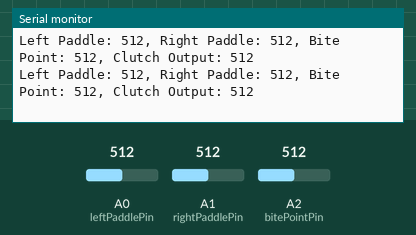
Bench run of a sketch on a simulated Arduino Leonardo, built with avr-gcc and run on an emulated ATmega32U4. On the bench: the last lines printed to the serial monitor. The inputs (shaded band) are chosen by the test bench; at power-on: A1 (rightPaddlePin) = 512, A0 (leftPaddlePin) = 512, A2 (bitePointPin) = 512. USB keyboard and mouse output is not drawn.

Above: at 1.2 s.
1.3 s: A1 (rightPaddlePin) set to 104
At 2.1 s:
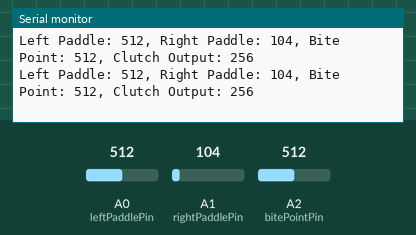
2.8 s: A1 (rightPaddlePin) set to 94
At 3.7 s:
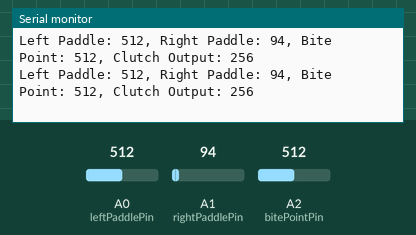
Timing chart, 0 to 5.8 s (numbered marks = the images above; inputs shaded):
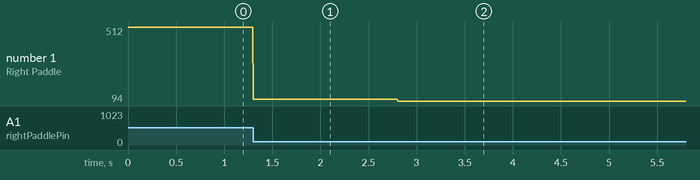

Measured:
- after the input at 1.3 s, the serial monitor: prints a new line at once (image 1)
- after the input at 2.8 s, the serial monitor: prints a new line at once (image 2)
- plotted number 1: 512 → 104 after the input at 1.3 s, 104 → 94 after the input at 2.8 s

The sketch:

PaddleClutchPot.ino
```cpp
#include <Joystick.h>
Joystick_ Joystick;

#include "PaddleClutch.h"

PaddleClutch PaddleClutchManager;

int leftPaddlePin = A0;
int rightPaddlePin = A1;
int bitePointPin = A2;

uint16_t leftPaddleValue;
uint16_t rightPaddleValue;
uint16_t clutchOutput;

void setup()
{
  Serial.begin(115200);

  Joystick.begin();
  Joystick.setThrottleRange(0, 65535);

  updateCalibration();
}

void updateCalibration()
{
  PaddleClutchManager.setLeftPaddleRange(0, 1023);

  PaddleClutchManager.setRightPaddleRange(0, 1023);

  PaddleClutchManager.setBitePointPotRange(0, 1023);
}

void loop()
{
  leftPaddleValue = analogRead(leftPaddlePin);
  rightPaddleValue = analogRead(rightPaddlePin);

  PaddleClutchManager.updateBitePoint(analogRead(A2));

  clutchOutput = PaddleClutchManager.getClutchOutput(leftPaddleValue, rightPaddleValue);

  Joystick.setThrottle(clutchOutput);

  String serialoutput = "Left Paddle: " + String(leftPaddleValue) + ", Right Paddle: " + String(rightPaddleValue) + ", Bite Point: " + String(PaddleClutchManager.calibVals.btptValue) + ", Clutch Output: " + String(clutchOutput);
  Serial.println(serialoutput);
}
```

PaddleClutch.h
```cpp
// (licence header left out)
#ifndef PaddleClutch_h
#define PaddleClutch_h

#include "Arduino.h"

class PaddleClutch
{

  public:

    struct calibration
    {
      uint16_t lpMin;
      uint16_t lpMax;
      uint16_t rpMin;
      uint16_t rpMax;
      uint16_t btptMin; //for potentiometer bitepoint
      uint16_t btptMax; //for potentiometer bitepoint
      uint16_t btptValue;
    } calibVals;

    PaddleClutch()
    {

    }

    uint16_t getClutchOutput(uint16_t leftPaddleReading, uint16_t rightPaddleReading)
    {
      uint16_t leftPaddleConstVal = constrain(leftPaddleReading, calibVals.lpMin, calibVals.lpMax);
      uint16_t leftPaddleMappedVal = map(leftPaddleConstVal, calibVals.lpMin, calibVals.lpMax, 0, 1023);
      this->lpValue = leftPaddleMappedVal;

      uint16_t rightPaddleConstVal = constrain(rightPaddleReading, calibVals.rpMin, calibVals.rpMax);
      uint16_t rightPaddleMappedVal = map(rightPaddleConstVal, calibVals.rpMin, calibVals.rpMax, 0, 1023);
      this->rpValue = rightPaddleMappedVal;

      uint16_t leftPaddleMapped = map(leftPaddleMappedVal, 0, 1023, 0, calibVals.btptValue); //map left paddle max to btpt pot val

      if (rightPaddleMappedVal > leftPaddleMapped) //if right paddle val is higher than left
        return rightPaddleMappedVal; //set output val to right paddle
      else
        return leftPaddleMapped; //set output val to left paddle
    }

    uint16_t updateBitePoint(uint16_t value)  //potentiometer bite point set
    {
      uint16_t btptConstVal = constrain(value, calibVals.btptMin, calibVals.btptMax);
      uint16_t btptMappedVal = map(btptConstVal, calibVals.btptMin, calibVals.btptMax, 0, 1023);
      calibVals.btptValue = btptMappedVal;
    }

    uint16_t updateBitePointPercent(uint16_t value)  //RaceX bite point set (0-100%)
    {
      calibVals.btptValue = map(value, 0, 100, 0, 1023);
    }

    uint16_t updateBitePoint()  //button bite point set
    {
      calibVals.btptValue = rpValue;
    }

    void setLeftPaddleRange(uint16_t min, uint16_t max)
    {
      calibVals.lpMin = min;
      calibVals.lpMax = max;
    }

    void setRightPaddleRange(uint16_t min, uint16_t max)
    {
      calibVals.rpMin = min;
      calibVals.rpMax = max;
    }

    void setBitePointPotRange(uint16_t min, uint16_t max)
    {
      calibVals.btptMin = min;
      calibVals.btptMax = max;
    }

  private:

  uint16_t lpValue;   //left paddle value
  uint16_t rpValue;   //right paddle value

};

#endif
```
